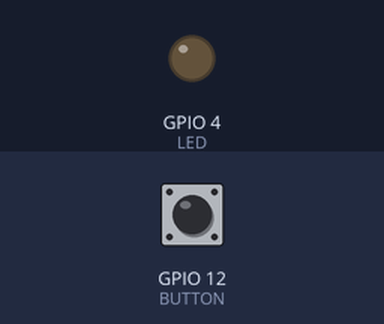
Recording of a sketch running on a simulated ESP32. Shown: output pins drawn as LEDs (lit = HIGH). The inputs (shaded band) are chosen by the test bench; at power-on: GPIO 12 (BUTTON) LOW. WiFi joins after 1.5 s; servers stay silent unless stated; random numbers use the default seed unless the sketch sets one; the camera gives no picture; what the sketch prints to the serial monitor is not drawn.

Above: at 3.3 s.
3.4 s: GPIO 12 (BUTTON) pulled HIGH for 3.2 s
At 4.2 s:
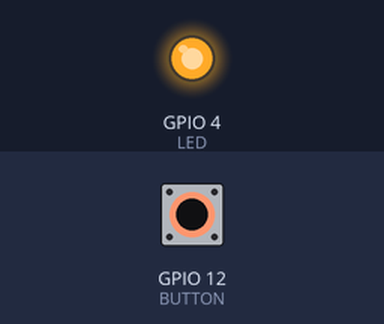
Timing chart, 0 to 8.9 s (numbered marks = the images above; inputs shaded):
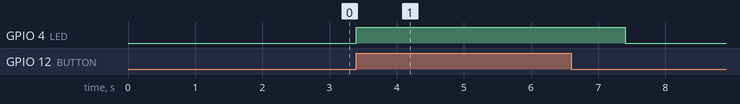

Measured:
- after the input at 3.4 s, GPIO 4 (LED): LOW → HIGH at once, → LOW 4.0 s later

The sketch:

Smart_Door_Bell_using_Blynk_ESPEYE.ino
```cpp
#include "esp_camera.h"
#include <WiFi.h>
#include <WiFiClient.h>
#include <BlynkSimpleEsp32.h>
//
// WARNING!!! Make sure that you have either selected ESP32 Wrover Module,
//            or another board which has PSRAM enabled
//

// Select camera model
//#define CAMERA_MODEL_WROVER_KIT
//#define CAMERA_MODEL_ESP_EYE
//#define CAMERA_MODEL_M5STACK_PSRAM
//#define CAMERA_MODEL_M5STACK_WIDE
#define CAMERA_MODEL_AI_THINKER

#include "camera_pins.h"


#define LED 4
#define BUTTON 12

const char* ssid = "Bhikhari taru vapr";
const char* password = "harshpandya";
char auth[] = "i1K6e0AKRGTDsm_sH8hpmp2-OPMAyggD";

String my_Local_IP;

void startCameraServer();


void capture()
{
  digitalWrite(LED,HIGH);
  uint32_t number = random(40000000);
  Blynk.notify("Someone is attacking");
  Serial.println("http://"+my_Local_IP+"/capture?_cb="+ (String)number);
  Blynk.setProperty(V1, "urls", "http://"+my_Local_IP+"/capture?_cb="+(String)number);
   Blynk.setProperty(V2, "urls", "http://"+my_Local_IP+"/capture?_cb="+(String)number);
  Blynk.setProperty(V3, "urls", "http://"+my_Local_IP+"/capture?_cb="+(String)number);

  delay(1000);
  digitalWrite(LED,LOW);

}
void setup() {
  Serial.begin(115200);
  pinMode(LED,OUTPUT);
  Serial.setDebugOutput(true);
  Serial.println();

  camera_config_t config;
  config.ledc_channel = LEDC_CHANNEL_0;
  config.ledc_timer = LEDC_TIMER_0;
  config.pin_d0 = Y2_GPIO_NUM;
  config.pin_d1 = Y3_GPIO_NUM;
  config.pin_d2 = Y4_GPIO_NUM;
  config.pin_d3 = Y5_GPIO_NUM;
  config.pin_d4 = Y6_GPIO_NUM;
  config.pin_d5 = Y7_GPIO_NUM;
  config.pin_d6 = Y8_GPIO_NUM;
  config.pin_d7 = Y9_GPIO_NUM;
  config.pin_xclk = XCLK_GPIO_NUM;
  config.pin_pclk = PCLK_GPIO_NUM;
  config.pin_vsync = VSYNC_GPIO_NUM;
  config.pin_href = HREF_GPIO_NUM;
  config.pin_sscb_sda = SIOD_GPIO_NUM;
  config.pin_sscb_scl = SIOC_GPIO_NUM;
  config.pin_pwdn = PWDN_GPIO_NUM;
  config.pin_reset = RESET_GPIO_NUM;
  config.xclk_freq_hz = 20000000;
  config.pixel_format = PIXFORMAT_JPEG;
  //init with high specs to pre-allocate larger buffers
  if (psramFound()) {
    config.frame_size = FRAMESIZE_UXGA;
    config.jpeg_quality = 10;
    config.fb_count = 2;
  } else {
    config.frame_size = FRAMESIZE_SVGA;
    config.jpeg_quality = 12;
    config.fb_count = 1;
  }

#if defined(CAMERA_MODEL_ESP_EYE)
  pinMode(13, INPUT_PULLUP);
  pinMode(14, INPUT_PULLUP);
#endif

  // camera init
  esp_err_t err = esp_camera_init(&config);
  if (err != ESP_OK) {
    Serial.printf("Camera init failed with error 0x%x", err);
    return;
  }

  sensor_t * s = esp_camera_sensor_get();
  //initial sensors are flipped vertically and colors are a bit saturated
  if (s->id.PID == OV3660_PID) {
    s->set_vflip(s, 1);//flip it back
    s->set_brightness(s, 1);//up the blightness just a bit
    s->set_saturation(s, -2);//lower the saturation
  }
  //drop down frame size for higher initial frame rate
  s->set_framesize(s, FRAMESIZE_QVGA);

#if defined(CAMERA_MODEL_M5STACK_WIDE)
  s->set_vflip(s, 1);
  s->set_hmirror(s, 1);
#endif

  WiFi.begin(ssid, password);

  while (WiFi.status() != WL_CONNECTED) {
    delay(500);
    Serial.print(".");
  }
  Serial.println("");
  Serial.println("WiFi connected");

  startCameraServer();

  Serial.print("Camera Ready! Use 'http://");
  Serial.print(WiFi.localIP());
  my_Local_IP = WiFi.localIP().toString();
  Serial.println("' to connect");
  Blynk.begin(auth, ssid, password);
}

void loop() {
  // put your main code here, to run repeatedly:
  Blynk.run();
  if(digitalRead(BUTTON) == HIGH)
  capture();
}
```

camera_pins.h
```cpp
#if defined(CAMERA_MODEL_WROVER_KIT)
#define PWDN_GPIO_NUM    -1
#define RESET_GPIO_NUM   -1
#define XCLK_GPIO_NUM    21
#define SIOD_GPIO_NUM    26
#define SIOC_GPIO_NUM    27

#define Y9_GPIO_NUM      35
#define Y8_GPIO_NUM      34
#define Y7_GPIO_NUM      39
#define Y6_GPIO_NUM      36
#define Y5_GPIO_NUM      19
#define Y4_GPIO_NUM      18
#define Y3_GPIO_NUM       5
#define Y2_GPIO_NUM       4
#define VSYNC_GPIO_NUM   25
#define HREF_GPIO_NUM    23
#define PCLK_GPIO_NUM    22

#elif defined(CAMERA_MODEL_ESP_EYE)
#define PWDN_GPIO_NUM    -1
#define RESET_GPIO_NUM   -1
#define XCLK_GPIO_NUM    4
#define SIOD_GPIO_NUM    18
#define SIOC_GPIO_NUM    23

#define Y9_GPIO_NUM      36
#define Y8_GPIO_NUM      37
#define Y7_GPIO_NUM      38
#define Y6_GPIO_NUM      39
#define Y5_GPIO_NUM      35
#define Y4_GPIO_NUM      14
#define Y3_GPIO_NUM      13
#define Y2_GPIO_NUM      34
#define VSYNC_GPIO_NUM   5
#define HREF_GPIO_NUM    27
#define PCLK_GPIO_NUM    25

#elif defined(CAMERA_MODEL_M5STACK_PSRAM)
#define PWDN_GPIO_NUM     -1
#define RESET_GPIO_NUM    15
#define XCLK_GPIO_NUM     27
#define SIOD_GPIO_NUM     25
#define SIOC_GPIO_NUM     23

#define Y9_GPIO_NUM       19
#define Y8_GPIO_NUM       36
#define Y7_GPIO_NUM       18
#define Y6_GPIO_NUM       39
#define Y5_GPIO_NUM        5
#define Y4_GPIO_NUM       34
#define Y3_GPIO_NUM       35
#define Y2_GPIO_NUM       32
#define VSYNC_GPIO_NUM    22
#define HREF_GPIO_NUM     26
#define PCLK_GPIO_NUM     21

#elif defined(CAMERA_MODEL_M5STACK_WIDE)
#define PWDN_GPIO_NUM     -1
#define RESET_GPIO_NUM    15
#define XCLK_GPIO_NUM     27
#define SIOD_GPIO_NUM     22
#define SIOC_GPIO_NUM     23

#define Y9_GPIO_NUM       19
#define Y8_GPIO_NUM       36
#define Y7_GPIO_NUM       18
#define Y6_GPIO_NUM       39
#define Y5_GPIO_NUM        5
#define Y4_GPIO_NUM       34
#define Y3_GPIO_NUM       35
#define Y2_GPIO_NUM       32
#define VSYNC_GPIO_NUM    25
#define HREF_GPIO_NUM     26
#define PCLK_GPIO_NUM     21

#elif defined(CAMERA_MODEL_AI_THINKER)
#define PWDN_GPIO_NUM     32
#define RESET_GPIO_NUM    -1
#define XCLK_GPIO_NUM      0
#define SIOD_GPIO_NUM     26
#define SIOC_GPIO_NUM     27

#define Y9_GPIO_NUM       35
#define Y8_GPIO_NUM       34
#define Y7_GPIO_NUM       39
#define Y6_GPIO_NUM       36
#define Y5_GPIO_NUM       21
#define Y4_GPIO_NUM       19
#define Y3_GPIO_NUM       18
#define Y2_GPIO_NUM        5
#define VSYNC_GPIO_NUM    25
#define HREF_GPIO_NUM     23
#define PCLK_GPIO_NUM     22

#else
#error "Camera model not selected"
#endif
```
